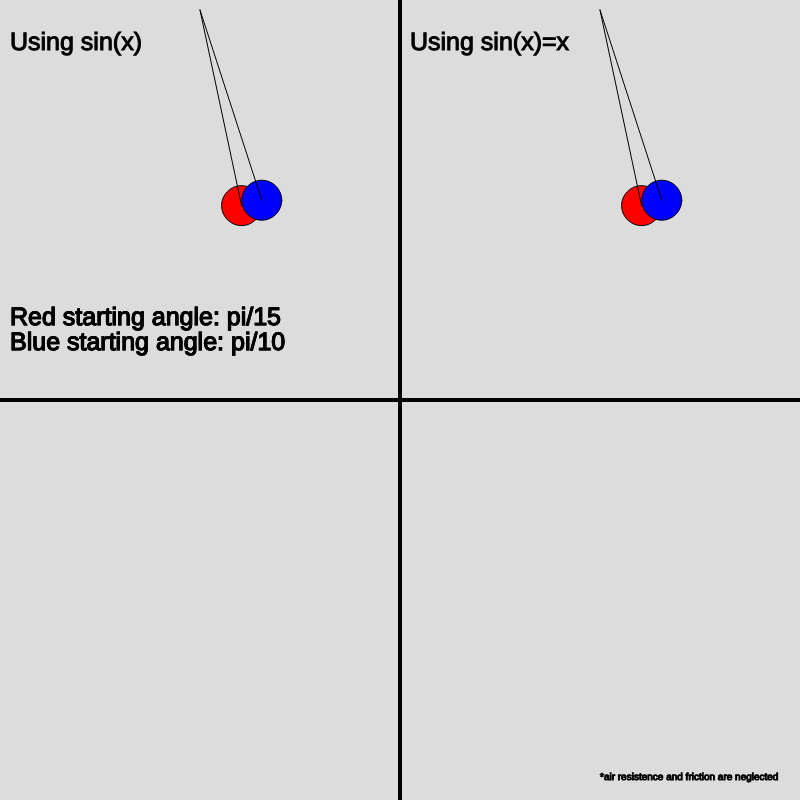
Frame 1 (no input)
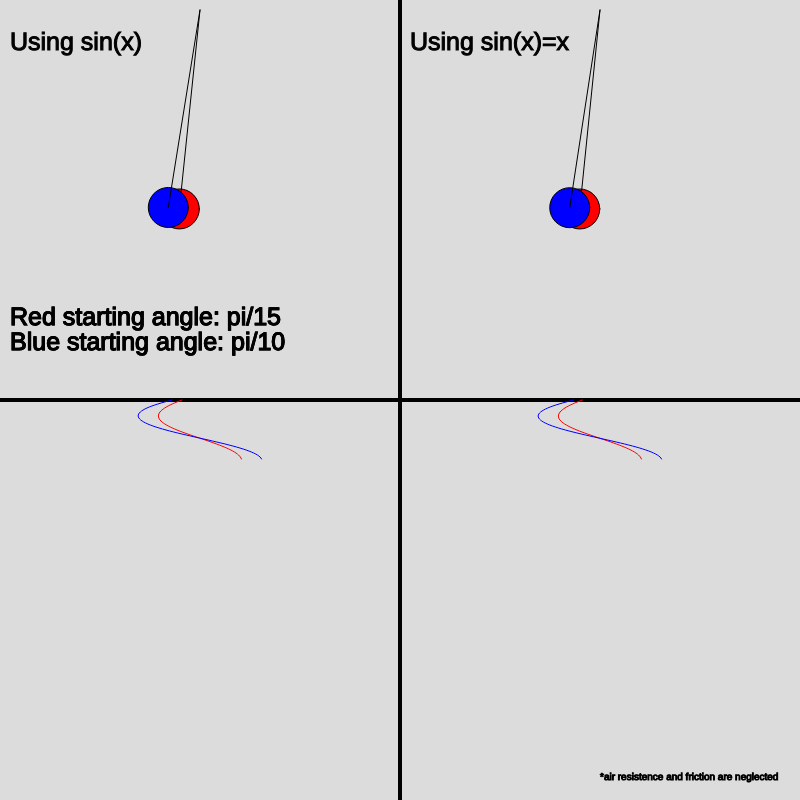
Frame 60 (no input)
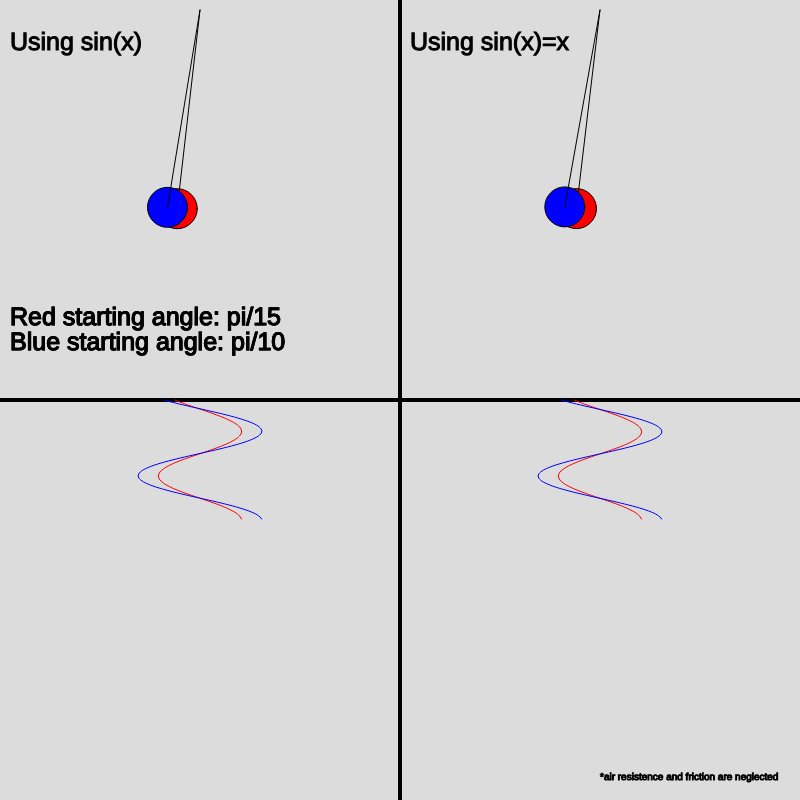
Frame 120 (the mouse pressed at the canvas centre since frame 60)

The p5.js sketch that drew these frames (run headless with seeded random() and noise() and a simulated clock; from frame 60 on, the mouse is pressed at the canvas centre):

// p5.js sketch
// ── sketch.js
let pends = [];
let approx = [];
let max;
let dt = 1;
let frame = 60;
let blueAngle = Math.PI / 10;
let redAngle = Math.PI / 15;
let blue, red;

function setup() {
    createCanvas(800, 800);
    //pend.init();
    pends.push(new Pendulum(200, 10, 200, redAngle));
    pends.push(new Pendulum(200, 10, 200, blueAngle));
    pends.forEach(pend => pend.init());

    approx.push(new Approx(600, 10, 200, redAngle));
    approx.push(new Approx(600, 10, 200, blueAngle));
    approx.forEach(pend => pend.init());
    //console.log(pend);

    blue = createInput().position(200, 810);
    red = createInput().position(200, 840);
    createP('Enter new blue angle (PI / x):').position(0, 795);
    createP('Enter new red angle (PI / x):').position(0, 825);
    createButton('Restart with new angles').position(0, 870).mousePressed(restart);
    max = PI / 15;
    frameRate(frame);
}

function draw() {
    background(220);
    fill(0);
    stroke(0);
    strokeWeight(4);
    line(400, 0, 400, height);
    line(0, 400, width, 400);
    strokeWeight(1);
    textSize(25);
    text('Using sin(x)', 10, 50);
    pends.forEach((pend, index) => {
        fill(0)
        stroke(0);
        strokeWeight(1);
        text(`${(index == 0) ? ('Red') : ('Blue')} starting angle: pi/${PI / pend.maxAngle}`, 10, 300 + 25 * (index + 1));
        strokeWeight(1);
        if (index == 0) {
            fill(255, 0, 0);
        } else {
            fill(0, 0, 255);
        }
        stroke(0);
        circle(pend.pivot.x + pend.x, pend.pivot.y + pend.y, 40);
        fill(0);
        line(pend.pivot.x, pend.pivot.y, pend.pivot.x + pend.x, pend.pivot.y + pend.y);
        pend.update(dt);
        if (pend.angle > pend.maxAngle) {
            pend.angle = pend.maxAngle;
        }
        pend.wave.unshift(pend.x);
        if (pend.wave.length > 400) {
            pend.wave.pop();
        }
        beginShape();
        noFill();
        if (index == 0) {
            stroke(255, 0, 0);
        } else {
            stroke(0, 0, 255);
        }
        for (let i = 0; i < pend.wave.length; i++) {
            vertex(pend.pivot.x + pend.wave[i], i + 400);
        }
        endShape();
        stroke(0);
        fill(0);
        strokeWeight(1);

    });

    text('Using sin(x)=x', 410, 50);
    approx.forEach((pend, index) => {
        fill(0)
        stroke(0);
        strokeWeight(1);
        text(`${(index == 0) ? ('Red') : ('Blue')} starting angle: pi/${PI / pend.maxAngle}`, 10, 300 + 25 * (index + 1));
        strokeWeight(1);
        if (index == 0) {
            fill(255, 0, 0);
        } else {
            fill(0, 0, 255);
        }
        stroke(0);
        circle(pend.pivot.x + pend.x, pend.pivot.y + pend.y, 40);
        fill(0);
        line(pend.pivot.x, pend.pivot.y, pend.pivot.x + pend.x, pend.pivot.y + pend.y);
        pend.update(dt);
        if (pend.angle > pend.maxAngle) {
            pend.angle = pend.maxAngle;
        }
        pend.wave.unshift(pend.x);
        if (pend.wave.length > 400) {
            pend.wave.pop();
        }
        beginShape();
        noFill();
        if (index == 0) {
            stroke(255, 0, 0);
        } else {
            stroke(0, 0, 255);
        }
        for (let i = 0; i < pend.wave.length; i++) {
            vertex(pend.pivot.x + pend.wave[i], i + 400);
        }
        endShape();
        stroke(0);
        fill(0);
        strokeWeight(1);
    });

    textSize(10);
    text('*air resistence and friction are neglected', 600, 780);
    //console.log(pends[0].velocity.x);
}

function restart() {
    blueAngle = PI / parseFloat(blue.value());
    redAngle = PI / parseFloat(red.value());

    pends = [];
    approx = [];
    pends.push(new Pendulum(200, 10, 200, blueAngle));
    pends.push(new Pendulum(200, 10, 200, redAngle));
    pends.forEach(pend => pend.init());

    approx.push(new Approx(600, 10, 200, blueAngle));
    approx.push(new Approx(600, 10, 200, redAngle));
    approx.forEach(pend => pend.init());
}
// ── pendulum.js
class Pendulum {
    wave = [];
    velocity = 0;
    acceleration = 0;

    constructor(x, y, length, angle) {
        this.pivot = {
            x: x,
            y: y
        }
        this.length = length;
        this.angle = angle;
        this.maxAngle = angle;
    }

    x;
    y;

    init() {
        this.x = this.length * Math.sin(this.angle);
        this.y = this.length * Math.cos(this.angle);
    }

    update(dt) {
        let k = 0.25
        this.acceleration = -Math.sin(this.angle) / this.length;
        this.velocity += this.acceleration * dt;
        this.angle += this.velocity * dt;
        this.init();
        //this.angle = Math.atan(this.x / this.y);
    }
}

class Approx {
    wave = [];
    velocity = 0;
    acceleration = 0;

    constructor(x, y, length, angle) {
        this.pivot = {
            x: x,
            y: y
        }
        this.length = length;
        this.angle = angle;
        this.maxAngle = angle;
    }

    x;
    y;

    init() {
        this.x = this.length * Math.sin(this.angle);
        this.y = this.length * Math.cos(this.angle);
    }

    update(dt) {
        let k = 0.25
        this.acceleration = - /*Math.sin*/ (this.angle) / this.length;
        this.velocity += this.acceleration * dt;
        this.angle += this.velocity * dt;
        this.init();
        //this.angle = Math.atan(this.x / this.y);
    }
}
